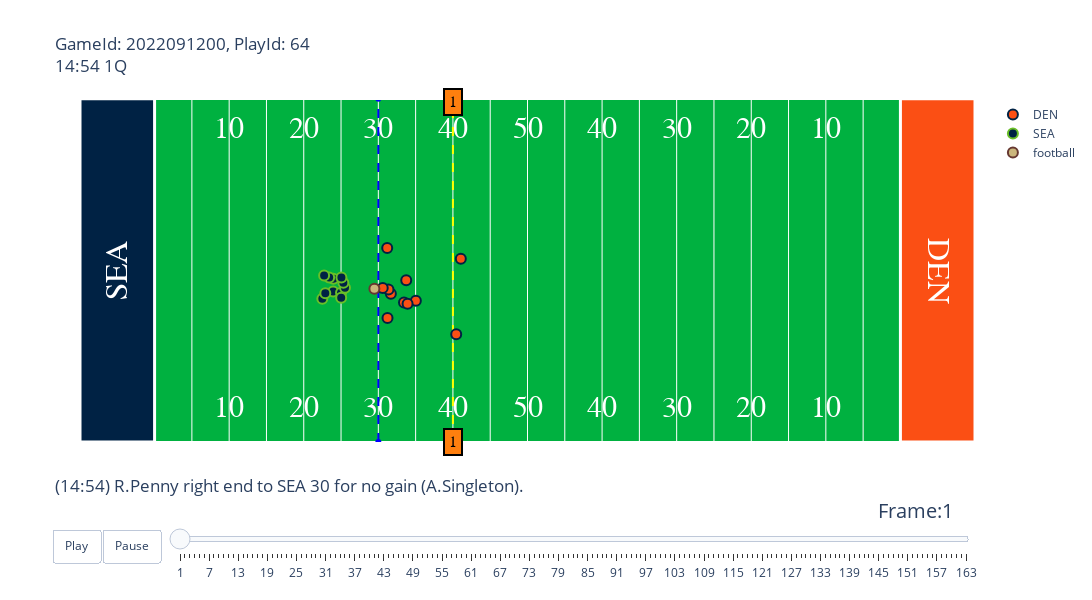

Notebook code cell kept with this figure:
### Markdown cell above
Testing animation

### Code cell
gid = 2022091200
pid = 64

animate.animate_play(games=games, tracking_df=tracking_df, play_df=plays, players=None, gameId=gid, playId=pid)

### Figure 1 — Plotly figure (JSON) as saved in the notebook; plotly's stock layout.template omitted (floating-point values rounded to 4 significant figures)
{"data": [{"hoverinfo": "none", "mode": "text", "showlegend": false, "text": ["10", "20", "30", "40", "50", "40", "30", "20", "10"], "textfont": {"color": "#ffffff", "family": "Courier New, monospace", "size": 30}, "type": "scatter", "x": [20, 30, 40, 50, 60, 70, 80, 90, 100], "y": [5, 5, 5, 5, 5, 5, 5, 5, 5]}, {"hoverinfo": "none", "mode": "text", "showlegend": false, "text": ["10", "20", "30", "40", "50", "40", "30", "20", "10"], "textfont": {"color": "#ffffff", "family": "Courier New, monospace", "size": 30}, "type": "scatter", "x": [20, 30, 40, 50, 60, 70, 80, 90, 100], "y": [48.5, 48.5, 48.5, 48.5, 48.5, 48.5, 48.5, 48.5, 48.5]}, {"hoverinfo": "none", "line": {"color": "blue", "dash": "dash"}, "showlegend": false, "type": "scatter", "x": [40, 40], "y": [0, 53.5]}, {"hoverinfo": "none", "line": {"color": "yellow", "dash": "dash"}, "showlegend": false, "type": "scatter", "x": [50, 50], "y": [0, 53.5]}, {"fill": "toself", "fillcolor": "#002244", "hoverinfo": "skip", "line": {"color": "white", "width": 3}, "mode": "lines", "opacity": 1, "showlegend": false, "type": "scatter", "x": [0, 0, 10, 10, 0], "y": [0, 53.5, 53.5, 0, 0]}, {"fill": "toself", "fillcolor": "#FB4F14", "hoverinfo": "skip", "line": {"color": "white", "width": 3}, "mode": "lines", "opacity": 1, "showlegend": false, "type": "scatter", "x": [110, 110, 120, 120, 110], "y": [0, 53.5, 53.5, 0, 0]}, {"hoverinfo": "text", "hovertext": ["nflId:35459<br>displayName:Kareem Jackson<br>Player Speed:1.611 MPH", "nflId:42393<br>displayName:Ronald Darby<br>Player Speed:3.109 MPH", "nflId:42403<br>displayName:Randy Gregory<br>Player Speed:0.962 MPH", "nflId:42826<br>displayName:DeShawn Williams<br>Player Speed:0.134 MPH", "nflId:42929<br>displayName:Alex Singleton<br>Player Speed:1.275 MPH", "nflId:43387<br>displayName:Justin Simmons<br>Player Speed:0.582 MPH", "nflId:45011<br>displayName:D.J. Jones<br>Player Speed:0.045 MPH", "nflId:46074<br>displayName:Bradley Chubb<br>Player Speed:0.268 MPH", "nflId:47854<br>displayName:Dre'Mont Jones<br>Player Speed:0.38 MPH", "nflId:52706<br>displayName:Jonas Griffith<br>Player Speed:0.492 MPH", "nflId:53438<br>displayName:Patrick Surtain<br>Player Speed:5.324 MPH"], "marker": {"color": "#FB4F14", "line": {"color": "#002244", "width": 2}, "size": 10}, "mode": "markers", "name": "DEN", "type": "scatter", "x": [51.06, 45.03, 41.23, 41.68, 43.74, 50.44, 41.36, 41.19, 40.59, 43.44, 43.92], "y": [28.55, 22.02, 19.31, 23.09, 25.21, 16.8, 23.75, 30.22, 23.99, 21.74, 21.53]}, {"hoverinfo": "text", "hovertext": ["nflId:39987<br>displayName:Geno Smith<br>Player Speed:0.693 MPH", "nflId:41310<br>displayName:Gabe Jackson<br>Player Speed:1.7 MPH", "nflId:42412<br>displayName:Tyler Lockett<br>Player Speed:5.973 MPH", "nflId:43537<br>displayName:Austin Blythe<br>Player Speed:3.4 MPH", "nflId:46096<br>displayName:Rashaad Penny<br>Player Speed:1.767 MPH", "nflId:46189<br>displayName:Will Dissly<br>Player Speed:0.984 MPH", "nflId:47803<br>displayName:Noah Fant<br>Player Speed:2.729 MPH", "nflId:47847<br>displayName:DK Metcalf<br>Player Speed:6.465 MPH", "nflId:47907<br>displayName:Phil Haynes<br>Player Speed:2.394 MPH", "nflId:54474<br>displayName:Charles Cross<br>Player Speed:2.841 MPH", "nflId:54537<br>displayName:Abraham Lucas<br>Player Speed:2.796 MPH"], "marker": {"color": "#002244", "line": {"color": "#69BE28", "width": 2}, "size": 10}, "mode": "markers", "name": "SEA", "type": "scatter", "x": [33.94, 35, 32.49, 35.53, 32.89, 33.97, 33.41, 32.73, 35.31, 35.05, 35.02], "y": [23.46, 23.25, 22.32, 24.05, 23.2, 25.45, 25.62, 25.94, 24.83, 25.65, 22.47]}, {"hoverinfo": "none", "marker": {"color": "#CBB67C", "line": {"color": "#663831", "width": 2}, "size": 10}, "mode": "markers", "name": "football", "type": "scatter", "x": [39.47], "y": [23.87]}], "layout": {"annotations": [{"align": "center", "bgcolor": "#ff7f0e", "bordercolor": "black", "borderpad": 4, "borderwidth": 2, "font": {"color": "black", "family": "Courier New, monospace", "size": 16}, "opacity": 1, "showarrow": false, "text": "1", "x": 50, "y": 0}, {"align": "center", "bgcolor": "#ff7f0e", "bordercolor": "black", "borderpad": 4, "borderwidth": 2, "font": {"color": "black", "family": "Courier New, monospace", "size": 16}, "opacity": 1, "showarrow": false, "text": "1", "x": 50, "y": 53}, {"font": {"color": "White", "family": "Courier New, monospace", "size": 32}, "showarrow": false, "text": "SEA", "textangle": -90, "x": 5, "y": 26.75}, {"font": {"color": "White", "family": "Courier New, monospace", "size": 32}, "showarrow": false, "text": "DEN", "textangle": 90, "x": 115, "y": 26.75}], "autosize": false, "height": 600, "plot_bgcolor": "#00B140", "sliders": [{"active": 0, "currentvalue": {"font": {"size": 20}, "prefix": "Frame:", "visible": true, "xanchor": "right"}, "len": 0.9, "pad": {"b": 10, "t": 50}, "steps": [{"args": [[1], {"frame": {"duration": 100, "redraw": false}, "mode": "immediate", "transition": {"duration": 0}}], "label": "1", "method": "animate"}, {"args": [[2], {"frame": {"duration": 100, "redraw": false}, "mode": "immediate", "transition": {"duration": 0}}], "label": "2", "method": "animate"}, {"args": [[3], {"frame": {"duration": 100, "redraw": false}, "mode": "immediate", "transition": {"duration": 0}}], "label": "3", "method": "animate"}, {"args": [[4], {"frame": {"duration": 100, "redraw": false}, "mode": "immediate", "transition": {"duration": 0}}], "label": "4", "method": "animate"}, {"args": [[5], {"frame": {"duration": 100, "redraw": false}, "mode": "immediate", "transition": {"duration": 0}}], "label": "5", "method": "animate"}, {"args": [[6], {"frame": {"duration": 100, "redraw": false}, "mode": "immediate", "transition": {"duration": 0}}], "label": "6", "method": "animate"}, {"args": [[7], {"frame": {"duration": 100, "redraw": false}, "mode": "immediate", "transition": {"duration": 0}}], "label": "7", "method": "animate"}, {"args": [[8], {"frame": {"duration": 100, "redraw": false}, "mode": "immediate", "transition": {"duration": 0}}], "label": "8", "method": "animate"}, {"args": [[9], {"frame": {"duration": 100, "redraw": false}, "mode": "immediate", "transition": {"duration": 0}}], "label": "9", "method": "animate"}, {"args": [[10], {"frame": {"duration": 100, "redraw": false}, "mode": "immediate", "transition": {"duration": 0}}], "label": "10", "method": "animate"}, {"args": [[11], {"frame": {"duration": 100, "redraw": false}, "mode": "immediate", "transition": {"duration": 0}}], "label": "11", "method": "animate"}, {"args": [[12], {"frame": {"duration": 100, "redraw": false}, "mode": "immediate", "transition": {"duration": 0}}], "label": "12", "method": "animate"}, {"args": [[13], {"frame": {"duration": 100, "redraw": false}, "mode": "immediate", "transition": {"duration": 0}}], "label": "13", "method": "animate"}, {"args": [[14], {"frame": {"duration": 100, "redraw": false}, "mode": "immediate", "transition": {"duration": 0}}], "label": "14", "method": "animate"}, {"args": [[15], {"frame": {"duration": 100, "redraw": false}, "mode": "immediate", "transition": {"duration": 0}}], "label": "15", "method": "animate"}, {"args": [[16], {"frame": {"duration": 100, "redraw": false}, "mode": "immediate", "transition": {"duration": 0}}], "label": "16", "method": "animate"}, {"args": [[17], {"frame": {"duration": 100, "redraw": false}, "mode": "immediate", "transition": {"duration": 0}}], "label": "17", "method": "animate"}, {"args": [[18], {"frame": {"duration": 100, "redraw": false}, "mode": "immediate", "transition": {"duration": 0}}], "label": "18", "method": "animate"}, {"args": [[19], {"frame": {"duration": 100, "redraw": false}, "mode": "immediate", "transition": {"duration": 0}}], "label": "19", "method": "animate"}, {"args": [[20], {"frame": {"duration": 100, "redraw": false}, "mode": "immediate", "transition": {"duration": 0}}], "label": "20", "method": "animate"}, {"args": [[21], {"frame": {"duration": 100, "redraw": false}, "mode": "immediate", "transition": {"duration": 0}}], "label": "21", "method": "animate"}, {"args": [[22], {"frame": {"duration": 100, "redraw": false}, "mode": "immediate", "transition": {"duration": 0}}], "label": "22", "method": "animate"}, {"args": [[23], {"frame": {"duration": 100, "redraw": false}, "mode": "immediate", "transition": {"duration": 0}}], "label": "23", "method": "animate"}, {"args": [[24], {"frame": {"duration": 100, "redraw": false}, "mode": "immediate", "transition": {"duration": 0}}], "label": "24", "method": "animate"}, {"args": [[25], {"frame": {"duration": 100, "redraw": false}, "mode": "immediate", "transition": {"duration": 0}}], "label": "25", "method": "animate"}, {"args": [[26], {"frame": {"duration": 100, "redraw": false}, "mode": "immediate", "transition": {"duration": 0}}], "label": "26", "method": "animate"}, {"args": [[27], {"frame": {"duration": 100, "redraw": false}, "mode": "immediate", "transition": {"duration": 0}}], "label": "27", "method": "animate"}, {"args": [[28], {"frame": {"duration": 100, "redraw": false}, "mode": "immediate", "transition": {"duration": 0}}], "label": "28", "method": "animate"}, {"args": [[29], {"frame": {"duration": 100, "redraw": false}, "mode": "immediate", "transition": {"duration": 0}}], "label": "29", "method": "animate"}, {"args": [[30], {"frame": {"duration": 100, "redraw": false}, "mode": "immediate", "transition": {"duration": 0}}], "label": "30", "method": "animate"}, {"args": [[31], {"frame": {"duration": 100, "redraw": false}, "mode": "immediate", "transition": {"duration": 0}}], "label": "31", "method": "animate"}, {"args": [[32], {"frame": {"duration": 100, "redraw": false}, "mode": "immediate", "transition": {"duration": 0}}], "label": "32", "method": "animate"}, {"args": [[33], {"frame": {"duration": 100, "redraw": false}, "mode": "immediate", "transition": {"duration": 0}}], "label": "33", "method": "animate"}, {"args": [[34], {"frame": {"duration": 100, "redraw": false}, "mode": "immediate", "transition": {"duration": 0}}], "label": "34", "method": "animate"}, {"args": [[35], {"frame": {"duration": 100, "redraw": false}, "mode": "immediate", "transition": {"duration": 0}}], "label": "35", "method": "animate"}, {"args": [[36], {"frame": {"duration": 100, "redraw": false}, "mode": "immediate", "transition": {"duration": 0}}], "label": "36", "method": "animate"}, {"args": [[37], {"frame": {"duration": 100, "redraw": false}, "mode": "immediate", "transition": {"duration": 0}}], "label": "37", "method": "animate"}, {"args": [[38], {"frame": {"duration": 100, "redraw": false}, "mode": "immediate", "transition": {"duration": 0}}], "label": "38", "method": "animate"}, {"args": [[39], {"frame": {"duration": 100, "redraw": false}, "mode": "immediate", "transition": {"duration": 0}}], "label": "39", "method": "animate"}, {"args": [[40], {"frame": {"duration": 100, "redraw": false}, "mode": "immediate", "transition": {"duration": 0}}], "label": "40", "method": "animate"}, {"args": [[41], {"frame": {"duration": 100, "redraw": false}, "mode": "immediate", "transition": {"duration": 0}}], "label": "41", "method": "animate"}, {"args": [[42], {"frame": {"duration": 100, "redraw": false}, "mode": "immediate", "transition": {"duration": 0}}], "label": "42", "method": "animate"}, {"args": [[43], {"frame": {"duration": 100, "redraw": false}, "mode": "immediate", "transition": {"duration": 0}}], "label": "43", "method": "animate"}, {"args": [[44], {"frame": {"duration": 100, "redraw": false}, "mode": "immediate", "transition": {"duration": 0}}], "label": "44", "method": "animate"}, {"args": [[45], {"frame": {"duration": 100, "redraw": false}, "mode": "immediate", "transition": {"duration": 0}}], "label": "45", "method": "animate"}, {"args": [[46], {"frame": {"duration": 100, "redraw": false}, "mode": "immediate", "transition": {"duration": 0}}], "label": "46", "method": "animate"}, {"args": [[47], {"frame": {"duration": 100, "redraw": false}, "mode": "immediate", "transition": {"duration": 0}}], "label": "47", "method": "animate"}, {"args": [[48], {"frame": {"duration": 100, "redraw": false}, "mode": "immediate", "transition": {"duration": 0}}], "label": "48", "method": "animate"}, {"args": [[49], {"frame": {"duration": 100, "redraw": false}, "mode": "immediate", "transition": {"duration": 0}}], "label": "49", "method": "animate"}, {"args": [[50], {"frame": {"duration": 100, "redraw": false}, "mode": "immediate", "transition": {"duration": 0}}], "label": "50", "method": "animate"}, {"args": [[51], {"frame": {"duration": 100, "redraw": false}, "mode": "immediate", "transition": {"duration": 0}}], "label": "51", "method": "animate"}, {"args": [[52], {"frame": {"duration": 100, "redraw": false}, "mode": "immediate", "transition": {"duration": 0}}], "label": "52", "method": "animate"}, {"args": [[53], {"frame": {"duration": 100, "redraw": false}, "mode": "immediate", "transition": {"duration": 0}}], "label": "53", "method": "animate"}, {"args": [[54], {"frame": {"duration": 100, "redraw": false}, "mode": "immediate", "transition": {"duration": 0}}], "label": "54", "method": "animate"}, {"args": [[55], {"frame": {"duration": 100, "redraw": false}, "mode": "immediate", "transition": {"duration": 0}}], "label": "55", "method": "animate"}, {"args": [[56], {"frame": {"duration": 100, "redraw": false}, "mode": "immediate", "transition": {"duration": 0}}], "label": "56", "method": "animate"}, {"args": [[57], {"frame": {"duration": 100, "redraw": false}, "mode": "immediate", "transition": {"duration": 0}}], "label": "57", "method": "animate"}, {"args": [[58], {"frame": {"duration": 100, "redraw": false}, "mode": "immediate", "transition": {"duration": 0}}], "label": "58", "method": "animate"}, {"args": [[59], {"frame": {"duration": 100, "redraw": false}, "mode": "immediate", "transition": {"duration": 0}}], "label": "59", "method": "animate"}, {"args": [[60], {"frame": {"duration": 100, "redraw": false}, "mode": "immediate", "transition": {"duration": 0}}], "label": "60", "method": "animate"}, {"args": [[61], {"frame": {"duration": 100, "redraw": false}, "mode": "immediate", "transition": {"duration": 0}}], "label": "61", "method": "animate"}, {"args": [[62], {"frame": {"duration": 100, "redraw": false}, "mode": "immediate", "transition": {"duration": 0}}], "label": "62", "method": "animate"}, {"args": [[63], {"frame": {"duration": 100, "redraw": false}, "mode": "immediate", "transition": {"duration": 0}}], "label": "63", "method": "animate"}, {"args": [[64], {"frame": {"duration": 100, "redraw": false}, "mode": "immediate", "transition": {"duration": 0}}], "label": "64", "method": "animate"}, {"args": [[65], {"frame": {"duration": 100, "redraw": false}, "mode": "immediate", "transition": {"duration": 0}}], "label": "65", "method": "animate"}, {"args": [[66], {"frame": {"duration": 100, "redraw": false}, "mode": "immediate", "transition": {"duration": 0}}], "label": "66", "method": "animate"}, {"args": [[67], {"frame": {"duration": 100, "redraw": false}, "mode": "immediate", "transition": {"duration": 0}}], "label": "67", "method": "animate"}, {"args": [[68], {"frame": {"duration": 100, "redraw": false}, "mode": "immediate", "transition": {"duration": 0}}], "label": "68", "method": "animate"}, {"args": [[69], {"frame": {"duration": 100, "redraw": false}, "mode": "immediate", "transition": {"duration": 0}}], "label": "69", "method": "animate"}, {"args": [[70], {"frame": {"duration": 100, "redraw": false}, "mode": "immediate", "transition": {"duration": 0}}], "label": "70", "method": "animate"}, {"args": [[71], {"frame": {"duration": 100, "redraw": false}, "mode": "immediate", "transition": {"duration": 0}}], "label": "71", "method": "animate"}, {"args": [[72], {"frame": {"duration": 100, "redraw": false}, "mode": "immediate", "transition": {"duration": 0}}], "label": "72", "method": "animate"}, {"args": [[73], {"frame": {"duration": 100, "redraw": false}, "mode": "immediate", "transition": {"duration": 0}}], "label": "73", "method": "animate"}, {"args": [[74], {"frame": {"duration": 100, "redraw": false}, "mode": "immediate", "transition": {"duration": 0}}], "label": "74", "method": "animate"}, {"args": [[75], {"frame": {"duration": 100, "redraw": false}, "mode": "immediate", "transition": {"duration": 0}}], "label": "75", "method": "animate"}, {"args": [[76], {"frame": {"duration": 100, "redraw": false}, "mode": "immediate", "transition": {"duration": 0}}], "label": "76", "method": "animate"}, {"args": [[77], {"frame": {"duration": 100, "redraw": false}, "mode": "immediate", "transition": {"duration": 0}}], "label": "77", "method": "animate"}, {"args": [[78], {"frame": {"duration": 100, "redraw": false}, "mode": "immediate", "transition": {"duration": 0}}], "label": "78", "method": "animate"}, {"args": [[79], {"frame": {"duration": 100, "redraw": false}, "mode": "immediate", "transition": {"duration": 0}}], "label": "79", "method": "animate"}, {"args": [[80], {"frame": {"duration": 100, "redraw": false}, "mode": "immediate", "transition": {"duration": 0}}], "label": "80", "method": "animate"}, {"args": [[81], {"frame": {"duration": 100, "redraw": false}, "mode": "immediate", "transition": {"duration": 0}}], "label": "81", "method": "animate"}, {"args": [[82], {"frame": {"duration": 100, "redraw": false}, "mode": "immediate", "transition": {"duration": 0}}], "label": "82", "method": "animate"}, {"args": [[83], {"frame": {"duration": 100, "redraw": false}, "mode": "immediate", "transition": {"duration": 0}}], "label": "83", "method": "animate"}, {"args": [[84], {"frame": {"duration": 100, "redraw": false}, "mode": "immediate", "transition": {"duration": 0}}], "label": "84", "method": "animate"}, {"args": [[85], {"frame": {"duration": 100, "redraw": false}, "mode": "immediate", "transition": {"duration": 0}}], "label": "85", "method": "animate"}, {"args": [[86], {"frame": {"duration": 100, "redraw": false}, "mode": "immediate", "transition": {"duration": 0}}], "label": "86", "method": "animate"}, {"args": [[87], {"frame": {"duration": 100, "redraw": false}, "mode": "immediate", "transition": {"duration": 0}}], "label": "87", "method": "animate"}, {"args": [[88], {"frame": {"duration": 100, "redraw": false}, "mode": "immediate", "transition": {"duration": 0}}], "label": "88", "method": "animate"}, {"args": [[89], {"frame": {"duration": 100, "redraw": false}, "mode": "immediate", "transition": {"duration": 0}}], "label": "89", "method": "animate"}, {"args": [[90], {"frame": {"duration": 100, "redraw": false}, "mode": "immediate", "transition": {"duration": 0}}], "label": "90", "method": "animate"}, {"args": [[91], {"frame": {"duration": 100, "redraw": false}, "mode": "immediate", "transition": {"duration": 0}}], "label": "91", "method": "animate"}, {"args": [[92], {"frame": {"duration": 100, "redraw": false}, "mode": "immediate", "transition": {"duration": 0}}], "label": "92", "method": "animate"}, {"args": [[93], {"frame": {"duration": 100, "redraw": false}, "mode": "immediate", "transition": {"duration": 0}}], "label": "93", "method": "animate"}, {"args": [[94], {"frame": {"duration": 100, "redraw": false}, "mode": "immediate", "transition": {"duration": 0}}], "label": "94", "method": "animate"}, {"args": [[95], {"frame": {"duration": 100, "redraw": false}, "mode": "immediate", "transition": {"duration": 0}}], "label": "95", "method": "animate"}, {"args": [[96], {"frame": {"duration": 100, "redraw": false}, "mode": "immediate", "transition": {"duration": 0}}], "label": "96", "method": "animate"}, {"args": [[97], {"frame": {"duration": 100, "redraw": false}, "mode": "immediate", "transition": {"duration": 0}}], "label": "97", "method": "animate"}, {"args": [[98], {"frame": {"duration": 100, "redraw": false}, "mode": "immediate", "transition": {"duration": 0}}], "label": "98", "method": "animate"}, {"args": [[99], {"frame": {"duration": 100, "redraw": false}, "mode": "immediate", "transition": {"duration": 0}}], "label": "99", "method": "animate"}, {"args": [[100], {"frame": {"duration": 100, "redraw": false}, "mode": "immediate", "transition": {"duration": 0}}], "label": "100", "method": "animate"}, {"args": [[101], {"frame": {"duration": 100, "redraw": false}, "mode": "immediate", "transition": {"duration": 0}}], "label": "101", "method": "animate"}, {"args": [[102], {"frame": {"duration": 100, "redraw": false}, "mode": "immediate", "transition": {"duration": 0}}], "label": "102", "method": "animate"}, {"args": [[103], {"frame": {"duration": 100, "redraw": false}, "mode": "immediate", "transition": {"duration": 0}}], "label": "103", "method": "animate"}, {"args": [[104], {"frame": {"duration": 100, "redraw": false}, "mode": "immediate", "transition": {"duration": 0}}], "label": "104", "method": "animate"}, {"args": [[105], {"frame": {"duration": 100, "redraw": false}, "mode": "immediate", "transition": {"duration": 0}}], "label": "105", "method": "animate"}, {"args": [[106], {"frame": {"duration": 100, "redraw": false}, "mode": "immediate", "transition": {"duration": 0}}], "label": "106", "method": "animate"}, {"args": [[107], {"frame": {"duration": 100, "redraw": false}, "mode": "immediate", "transition": {"duration": 0}}], "label": "107", "method": "animate"}, {"args": [[108], {"frame": {"duration": 100, "redraw": false}, "mode": "immediate", "transition": {"duration": 0}}], "label": "108", "method": "animate"}, {"args": [[109], {"frame": {"duration": 100, "redraw": false}, "mode": "immediate", "transition": {"duration": 0}}], "label": "109", "method": "animate"}, {"args": [[110], {"frame": {"duration": 100, "redraw": false}, "mode": "immediate", "transition": {"duration": 0}}], "label": "110", "method": "animate"}, {"args": [[111], {"frame": {"duration": 100, "redraw": false}, "mode": "immediate", "transition": {"duration": 0}}], "label": "111", "method": "animate"}, {"args": [[112], {"frame": {"duration": 100, "redraw": false}, "mode": "immediate", "transition": {"duration": 0}}], "label": "112", "method": "animate"}, {"args": [[113], {"frame": {"duration": 100, "redraw": false}, "mode": "immediate", "transition": {"duration": 0}}], "label": "113", "method": "animate"}, {"args": [[114], {"frame": {"duration": 100, "redraw": false}, "mode": "immediate", "transition": {"duration": 0}}], "label": "114", "method": "animate"}, {"args": [[115], {"frame": {"duration": 100, "redraw": false}, "mode": "immediate", "transition": {"duration": 0}}], "label": "115", "method": "animate"}, {"args": [[116], {"frame": {"duration": 100, "redraw": false}, "mode": "immediate", "transition": {"duration": 0}}], "label": "116", "method": "animate"}, {"args": [[117], {"frame": {"duration": 100, "redraw": false}, "mode": "immediate", "transition": {"duration": 0}}], "label": "117", "method": "animate"}, {"args": [[118], {"frame": {"duration": 100, "redraw": false}, "mode": "immediate", "transition": {"duration": 0}}], "label": "118", "method": "animate"}, {"args": [[119], {"frame": {"duration": 100, "redraw": false}, "mode": "immediate", "transition": {"duration": 0}}], "label": "119", "method": "animate"}, {"args": [[120], {"frame": {"duration": 100, "redraw": false}, "mode": "immediate", "transition": {"duration": 0}}], "label": "120", "method": "animate"}, {"args": [[121], {"frame": {"duration": 100, "redraw": false}, "mode": "immediate", "transition": {"duration": 0}}], "label": "121", "method": "animate"}, {"args": [[122], {"frame": {"duration": 100, "redraw": false}, "mode": "immediate", "transition": {"duration": 0}}], "label": "122", "method": "animate"}, {"args": [[123], {"frame": {"duration": 100, "redraw": false}, "mode": "immediate", "transition": {"duration": 0}}], "label": "123", "method": "animate"}, {"args": [[124], {"frame": {"duration": 100, "redraw": false}, "mode": "immediate", "transition": {"duration": 0}}], "label": "124", "method": "animate"}, {"args": [[125], {"frame": {"duration": 100, "redraw": false}, "mode": "immediate", "transition": {"duration": 0}}], "label": "125", "method": "animate"}, {"args": [[126], {"frame": {"duration": 100, "redraw": false}, "mode": "immediate", "transition": {"duration": 0}}], "label": "126", "method": "animate"}, {"args": [[127], {"frame": {"duration": 100, "redraw": false}, "mode": "immediate", "transition": {"duration": 0}}], "label": "127", "method": "animate"}, {"args": [[128], {"frame": {"duration": 100, "redraw": false}, "mode": "immediate", "transition": {"duration": 0}}], "label": "128", "method": "animate"}, {"args": [[129], {"frame": {"duration": 100, "redraw": false}, "mode": "immediate", "transition": {"duration": 0}}], "label": "129", "method": "animate"}, {"args": [[130], {"frame": {"duration": 100, "redraw": false}, "mode": "immediate", "transition": {"duration": 0}}], "label": "130", "method": "animate"}, {"args": [[131], {"frame": {"duration": 100, "redraw": false}, "mode": "immediate", "transition": {"duration": 0}}], "label": "131", "method": "animate"}, {"args": [[132], {"frame": {"duration": 100, "redraw": false}, "mode": "immediate", "transition": {"duration": 0}}], "label": "132", "method": "animate"}, {"args": [[133], {"frame": {"duration": 100, "redraw": false}, "mode": "immediate", "transition": {"duration": 0}}], "label": "133", "method": "animate"}, {"args": [[134], {"frame": {"duration": 100, "redraw": false}, "mode": "immediate", "transition": {"duration": 0}}], "label": "134", "method": "animate"}, {"args": [[135], {"frame": {"duration": 100, "redraw": false}, "mode": "immediate", "transition": {"duration": 0}}], "label": "135", "method": "animate"}, {"args": [[136], {"frame": {"duration": 100, "redraw": false}, "mode": "immediate", "transition": {"duration": 0}}], "label": "136", "method": "animate"}, {"args": [[137], {"frame": {"duration": 100, "redraw": false}, "mode": "immediate", "transition": {"duration": 0}}], "label": "137", "method": "animate"}, {"args": [[138], {"frame": {"duration": 100, "redraw": false}, "mode": "immediate", "transition": {"duration": 0}}], "label": "138", "method": "animate"}, {"args": [[139], {"frame": {"duration": 100, "redraw": false}, "mode": "immediate", "transition": {"duration": 0}}], "label": "139", "method": "animate"}, {"args": [[140], {"frame": {"duration": 100, "redraw": false}, "mode": "immediate", "transition": {"duration": 0}}], "label": "140", "method": "animate"}, {"args": [[141], {"frame": {"duration": 100, "redraw": false}, "mode": "immediate", "transition": {"duration": 0}}], "label": "141", "method": "animate"}, {"args": [[142], {"frame": {"duration": 100, "redraw": false}, "mode": "immediate", "transition": {"duration": 0}}], "label": "142", "method": "animate"}, {"args": [[143], {"frame": {"duration": 100, "redraw": false}, "mode": "immediate", "transition": {"duration": 0}}], "label": "143", "method": "animate"}, {"args": [[144], {"frame": {"duration": 100, "redraw": false}, "mode": "immediate", "transition": {"duration": 0}}], "label": "144", "method": "animate"}, {"args": [[145], {"frame": {"duration": 100, "redraw": false}, "mode": "immediate", "transition": {"duration": 0}}], "label": "145", "method": "animate"}, {"args": [[146], {"frame": {"duration": 100, "redraw": false}, "mode": "immediate", "transition": {"duration": 0}}], "label": "146", "method": "animate"}, {"args": [[147], {"frame": {"duration": 100, "redraw": false}, "mode": "immediate", "transition": {"duration": 0}}], "label": "147", "method": "animate"}, {"args": [[148], {"frame": {"duration": 100, "redraw": false}, "mode": "immediate", "transition": {"duration": 0}}], "label": "148", "method": "animate"}, {"args": [[149], {"frame": {"duration": 100, "redraw": false}, "mode": "immediate", "transition": {"duration": 0}}], "label": "149", "method": "animate"}, {"args": [[150], {"frame": {"duration": 100, "redraw": false}, "mode": "immediate", "transition": {"duration": 0}}], "label": "150", "method": "animate"}, {"args": [[151], {"frame": {"duration": 100, "redraw": false}, "mode": "immediate", "transition": {"duration": 0}}], "label": "151", "method": "animate"}, {"args": [[152], {"frame": {"duration": 100, "redraw": false}, "mode": "immediate", "transition": {"duration": 0}}], "label": "152", "method": "animate"}, {"args": [[153], {"frame": {"duration": 100, "redraw": false}, "mode": "immediate", "transition": {"duration": 0}}], "label": "153", "method": "animate"}, {"args": [[154], {"frame": {"duration": 100, "redraw": false}, "mode": "immediate", "transition": {"duration": 0}}], "label": "154", "method": "animate"}, {"args": [[155], {"frame": {"duration": 100, "redraw": false}, "mode": "immediate", "transition": {"duration": 0}}], "label": "155", "method": "animate"}, {"args": [[156], {"frame": {"duration": 100, "redraw": false}, "mode": "immediate", "transition": {"duration": 0}}], "label": "156", "method": "animate"}, {"args": [[157], {"frame": {"duration": 100, "redraw": false}, "mode": "immediate", "transition": {"duration": 0}}], "label": "157", "method": "animate"}, {"args": [[158], {"frame": {"duration": 100, "redraw": false}, "mode": "immediate", "transition": {"duration": 0}}], "label": "158", "method": "animate"}, {"args": [[159], {"frame": {"duration": 100, "redraw": false}, "mode": "immediate", "transition": {"duration": 0}}], "label": "159", "method": "animate"}, {"args": [[160], {"frame": {"duration": 100, "redraw": false}, "mode": "immediate", "transition": {"duration": 0}}], "label": "160", "method": "animate"}, {"args": [[161], {"frame": {"duration": 100, "redraw": false}, "mode": "immediate", "transition": {"duration": 0}}], "label": "161", "method": "animate"}, {"args": [[162], {"frame": {"duration": 100, "redraw": false}, "mode": "immediate", "transition": {"duration": 0}}], "label": "162", "method": "animate"}, {"args": [[163], {"frame": {"duration": 100, "redraw": false}, "mode": "immediate", "transition": {"duration": 0}}], "label": "163", "method": "animate"}], "transition": {"duration": 300, "easing": "cubic-in-out"}, "x": 0.1, "xanchor": "left", "y": 0, "yanchor": "top"}], "title": {"text": "GameId: 2022091200, PlayId: 64<br>14:54 1Q<br><br><br><br><br><br><br><br><br><br><br><br><br><br><br><br><br><br><br>(14:54) R.Penny right end to SEA 30 for no gain (A.Singleton)."}, "updatemenus": [{"buttons": [{"args": [null, {"frame": {"duration": 100, "redraw": false}, "fromcurrent": true, "transition": {"duration": 0}}], "label": "Play", "method": "animate"}, {"args": [[null], {"frame": {"duration": 0, "redraw": false}, "mode": "immediate", "transition": {"duration": 0}}], "label": "Pause", "method": "animate"}], "direction": "left", "pad": {"r": 10, "t": 87}, "showactive": false, "type": "buttons", "x": 0.1, "xanchor": "right", "y": 0, "yanchor": "top"}], "width": 1200, "xaxis": {"autorange": false, "range": [0, 120], "showticklabels": false, "tickmode": "array", "tickvals": [10, 15, 20, 25, 30, 35, 40, 45, 50, 55, 60, 65, 70, 75, 80, 85, 90, 95, 100, 105, 110]}, "yaxis": {"autorange": false, "range": [0, 53.3], "showgrid": false, "showticklabels": false}}}
